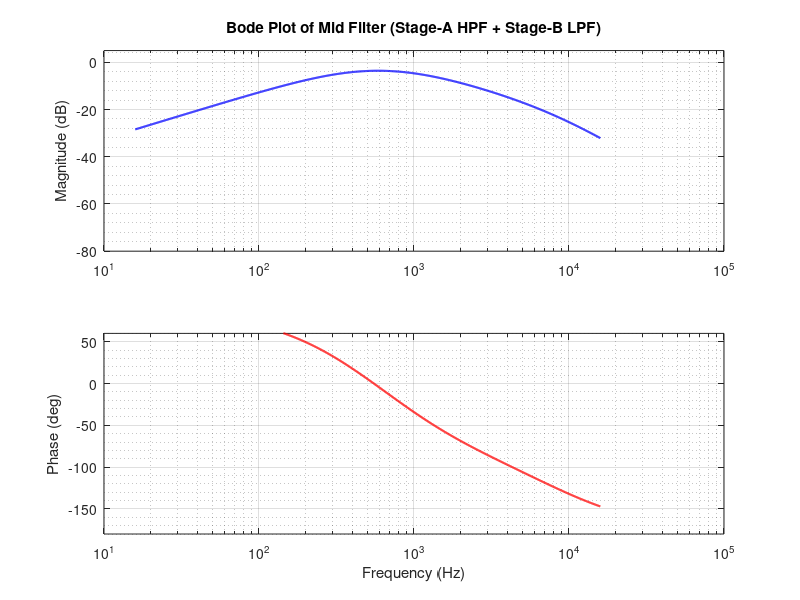

Recreate this plot in MATLAB.
clc;
clear;

% === Stage A: High-Pass Filter ===

% Component values from image
R6 = 560e3;  % Ohms
R9 = 560e3;
C2 = 680e-12; % Farads
C3 = 680e-12;

% Cutoff frequency for High-pass filter
f_hp_cutoff = 1 / (2*pi*sqrt(R6 * R9 * C2 * C3));

% Transfer function
s = tf('s');
w_hp = 2 * pi * f_hp_cutoff;
H_hp = (s / w_hp) / (1 + s / w_hp);  % 2nd order high-pass simplified approx

% === Stage B: Low-Pass Filter ===

% Component values from image
R12 = 280e3;
R13 = 560e3;
C4 = 150e-12;
C5 = 150e-12;

% Angular cutoff and Q-factor (Sallen-Key)
w0 = 1 / sqrt(R12 * R13 * C4 * C5);
f_lp_cutoff = w0 / (2*pi);
Q = sqrt(R12 * R13 * C4 * C5) / (R12*C5 + R13*C4 + R13*C5);

% Sallen-Key low-pass transfer function
H_lp = w0^2 / (s^2 + (w0/Q)*s + w0^2);

% === Total Mid Filter = HPF followed by LPF ===
H_total = H_hp * H_lp;

% === Bode Plot ===
[mag, phase, w] = bode(H_total, {100, 1e5});
mag_db = squeeze(20*log10(mag));
phase_deg = squeeze(phase);
f = w / (2*pi); % Frequency in Hz

% Plot
figure('Name','Mid Filter Bode Plot','Position',[100 100 800 600]);

subplot(2,1,1)
semilogx(f, mag_db, 'b', 'LineWidth', 1.5)
grid on; grid minor
ylim([-80 5])
ylabel('Magnitude (dB)')
title('Bode Plot of Mid Filter (Stage-A HPF + Stage-B LPF)')

subplot(2,1,2)
semilogx(f, phase_deg, 'r', 'LineWidth', 1.5)
grid on; grid minor
ylim([-180 60])
ylabel('Phase (deg)')
xlabel('Frequency (Hz)')

% === Display Cutoff Frequencies ===
fprintf('High-pass cutoff frequency: %.2f Hz\n', f_hp_cutoff);
fprintf('Low-pass cutoff frequency:  %.2f Hz\n', f_lp_cutoff);
